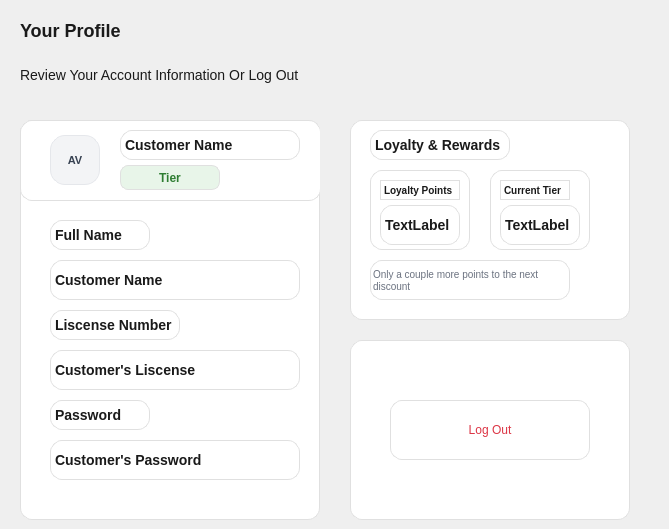
   <widget class="QWidget" name="profilePage">
    <widget class="QWidget" name="profileWidget" native="true">
     <property name="geometry">
      <rect>
       <x>20</x>
       <y>120</y>
       <width>640</width>
       <height>400</height>
      </rect>
     </property>
     <widget class="QFrame" name="accountDeta">
      <property name="geometry">
       <rect>
        <x>0</x>
        <y>0</y>
        <width>300</width>
        <height>400</height>
       </rect>
      </property>
      <property name="styleSheet">
       <string notr="true">background-color: #FFFFFF;
border: 1px solid #E0E0E0;
border-radius: 12px;</string>
      </property>
      <property name="frameShape">
       <enum>QFrame::Shape::StyledPanel</enum>
      </property>
      <property name="frameShadow">
       <enum>QFrame::Shadow::Raised</enum>
      </property>
      <widget class="QLabel" name="fieldLabel1">
       <property name="geometry">
        <rect>
         <x>30</x>
         <y>100</y>
         <width>100</width>
         <height>30</height>
        </rect>
       </property>
       <property name="styleSheet">
        <string notr="true">color: #1A1A1A;
font-weight: bold;
font-size: 14px;</string>
       </property>
       <property name="text">
        <string>Full Name</string>
       </property>
      </widget>
      <widget class="QLabel" name="fullNameField">
       <property name="geometry">
        <rect>
         <x>30</x>
         <y>140</y>
         <width>250</width>
         <height>40</height>
        </rect>
       </property>
       <property name="styleSheet">
        <string notr="true">color: #1A1A1A;
font-weight: bold;
font-size: 14px;</string>
       </property>
       <property name="text">
        <string>Customer Name</string>
       </property>
      </widget>
      <widget class="QLabel" name="fieldLabel2">
       <property name="geometry">
        <rect>
         <x>30</x>
         <y>190</y>
         <width>130</width>
         <height>30</height>
        </rect>
       </property>
       <property name="styleSheet">
        <string notr="true">color: #1A1A1A;
font-weight: bold;
font-size: 14px;</string>
       </property>
       <property name="text">
        <string>Liscense Number</string>
       </property>
      </widget>
      <widget class="QLabel" name="liscenseNumField">
       <property name="geometry">
        <rect>
         <x>30</x>
         <y>230</y>
         <width>250</width>
         <height>40</height>
        </rect>
       </property>
       <property name="styleSheet">
        <string notr="true">color: #1A1A1A;
font-weight: bold;
font-size: 14px;</string>
       </property>
       <property name="text">
        <string>Customer's Liscense</string>
       </property>
      </widget>
      <widget class="QLabel" name="fieldLabel3">
       <property name="geometry">
        <rect>
         <x>30</x>
         <y>280</y>
         <width>100</width>
         <height>30</height>
        </rect>
       </property>
       <property name="styleSheet">
        <string notr="true">color: #1A1A1A;
font-weight: bold;
font-size: 14px;</string>
       </property>
       <property name="text">
        <string>Password</string>
       </property>
      </widget>
      <widget class="QLabel" name="password">
       <property name="geometry">
        <rect>
         <x>30</x>
         <y>320</y>
         <width>250</width>
         <height>40</height>
        </rect>
       </property>
       <property name="styleSheet">
        <string notr="true">color: #1A1A1A;
font-weight: bold;
font-size: 14px;</string>
       </property>
       <property name="text">
        <string>Customer's Password</string>
       </property>
      </widget>
      <widget class="QWidget" name="widget_3" native="true">
       <property name="geometry">
        <rect>
         <x>0</x>
         <y>0</y>
         <width>301</width>
         <height>81</height>
        </rect>
       </property>
       <widget class="QLabel" name="avatarLabel">
        <property name="geometry">
         <rect>
          <x>30</x>
          <y>15</y>
          <width>50</width>
          <height>50</height>
         </rect>
        </property>
        <property name="styleSheet">
         <string notr="true">background-color: #F3F4F6;
border: 1px solid #E5E7EB;
border-radius: 15px;
font-size: 11px;
font-weight: bold;
color: #374151;</string>
        </property>
        <property name="text">
         <string>AV</string>
        </property>
        <property name="alignment">
         <set>Qt::AlignmentFlag::AlignCenter</set>
        </property>
       </widget>
       <widget class="QLabel" name="fullNameLabel">
        <property name="geometry">
         <rect>
          <x>100</x>
          <y>10</y>
          <width>180</width>
          <height>30</height>
         </rect>
        </property>
        <property name="styleSheet">
         <string notr="true">color: #1A1A1A;
font-weight: bold;
font-size: 14px;</string>
        </property>
        <property name="text">
         <string>Customer Name</string>
        </property>
       </widget>
       <widget class="QLabel" name="tierLabel">
        <property name="geometry">
         <rect>
          <x>100</x>
          <y>45</y>
          <width>100</width>
          <height>25</height>
         </rect>
        </property>
        <property name="styleSheet">
         <string notr="true">background-color: #E8F5E9;
color: #2E7D32;
border-radius: 8px;
font-weight: bold;
padding: 2px 10px;</string>
        </property>
        <property name="text">
         <string>Tier</string>
        </property>
        <property name="alignment">
         <set>Qt::AlignmentFlag::AlignCenter</set>
        </property>
       </widget>
      </widget>
     </widget>
     <widget class="QFrame" name="loyaltyTier">
      <property name="geometry">
       <rect>
        <x>330</x>
        <y>0</y>
        <width>280</width>
        <height>200</height>
       </rect>
      </property>
      <property name="styleSheet">
       <string notr="true">background-color: #FFFFFF;
border: 1px solid #E0E0E0;
border-radius: 12px;</string>
      </property>
      <property name="frameShape">
       <enum>QFrame::Shape::StyledPanel</enum>
      </property>
      <property name="frameShadow">
       <enum>QFrame::Shadow::Raised</enum>
      </property>
      <widget class="QLabel" name="fieldLabel4">
       <property name="geometry">
        <rect>
         <x>20</x>
         <y>10</y>
         <width>140</width>
         <height>30</height>
        </rect>
       </property>
       <property name="styleSheet">
        <string notr="true">color: #1A1A1A;
font-weight: bold;
font-size: 14px;</string>
       </property>
       <property name="text">
        <string>Loyalty &amp; Rewards</string>
       </property>
      </widget>
      <widget class="QWidget" name="widget_4" native="true">
       <property name="geometry">
        <rect>
         <x>20</x>
         <y>50</y>
         <width>100</width>
         <height>80</height>
        </rect>
       </property>
       <widget class="QLabel" name="label_4">
        <property name="geometry">
         <rect>
          <x>10</x>
          <y>10</y>
          <width>80</width>
          <height>20</height>
         </rect>
        </property>
        <property name="styleSheet">
         <string notr="true">color: #1A1A1A;
font-weight: bold;
font-size: 10px;</string>
        </property>
        <property name="text">
         <string>Loyalty Points</string>
        </property>
       </widget>
       <widget class="QLabel" name="whatPoints">
        <property name="geometry">
         <rect>
          <x>10</x>
          <y>35</y>
          <width>80</width>
          <height>40</height>
         </rect>
        </property>
        <property name="styleSheet">
         <string notr="true">color: #1A1A1A;
font-weight: bold;
font-size: 14px;</string>
        </property>
        <property name="text">
         <string>TextLabel</string>
        </property>
       </widget>
      </widget>
      <widget class="QWidget" name="widget_5" native="true">
       <property name="geometry">
        <rect>
         <x>140</x>
         <y>50</y>
         <width>100</width>
         <height>80</height>
        </rect>
       </property>
       <widget class="QLabel" name="label_5">
        <property name="geometry">
         <rect>
          <x>10</x>
          <y>10</y>
          <width>70</width>
          <height>20</height>
         </rect>
        </property>
        <property name="styleSheet">
         <string notr="true">color: #1A1A1A;
font-weight: bold;
font-size: 10px;</string>
        </property>
        <property name="text">
         <string>Current Tier</string>
        </property>
       </widget>
       <widget class="QLabel" name="whatTier">
        <property name="geometry">
         <rect>
          <x>10</x>
          <y>35</y>
          <width>80</width>
          <height>40</height>
         </rect>
        </property>
        <property name="styleSheet">
         <string notr="true">color: #1A1A1A;
font-weight: bold;
font-size: 14px;</string>
        </property>
        <property name="text">
         <string>TextLabel</string>
        </property>
       </widget>
      </widget>
      <widget class="QLabel" name="nextTierDisplay">
       <property name="geometry">
        <rect>
         <x>20</x>
         <y>140</y>
         <width>200</width>
         <height>40</height>
        </rect>
       </property>
       <property name="styleSheet">
        <string notr="true">color: #6B7280;
font-size: 10px;</string>
       </property>
       <property name="text">
        <string>Only a couple more points to the next discount</string>
       </property>
       <property name="wordWrap">
        <bool>true</bool>
       </property>
      </widget>
     </widget>
     <widget class="QFrame" name="options">
      <property name="geometry">
       <rect>
        <x>330</x>
        <y>220</y>
        <width>280</width>
        <height>180</height>
       </rect>
      </property>
      <property name="styleSheet">
       <string notr="true">background-color: #FFFFFF;
border: 1px solid #E0E0E0;
border-radius: 12px;</string>
      </property>
      <property name="frameShape">
       <enum>QFrame::Shape::StyledPanel</enum>
      </property>
      <property name="frameShadow">
       <enum>QFrame::Shadow::Raised</enum>
      </property>
      <widget class="QPushButton" name="logoutBtn">
       <property name="geometry">
        <rect>
         <x>40</x>
         <y>60</y>
         <width>200</width>
         <height>60</height>
        </rect>
       </property>
       <property name="cursor">
        <cursorShape>PointingHandCursor</cursorShape>
       </property>
       <property name="styleSheet">
        <string notr="true">color: #DC3545;</string>
       </property>
       <property name="text">
        <string>Log Out</string>
       </property>
      </widget>
     </widget>
    </widget>
    <widget class="QLabel" name="label">
     <property name="geometry">
      <rect>
       <x>20</x>
       <y>10</y>
       <width>150</width>
       <height>40</height>
      </rect>
     </property>
     <property name="styleSheet">
      <string notr="true">color: #1A1A1A;
font-weight: bold;
font-size: 18px;</string>
     </property>
     <property name="text">
      <string>Your Profile</string>
     </property>
    </widget>
    <widget class="QLabel" name="label_2">
     <property name="geometry">
      <rect>
       <x>20</x>
       <y>60</y>
       <width>300</width>
       <height>30</height>
      </rect>
     </property>
     <property name="styleSheet">
      <string notr="true">color: #1A1A1A;
font-size: 14px;</string>
     </property>
     <property name="text">
      <string>Review Your Account Information Or Log Out</string>
     </property>
    </widget>
   </widget>
